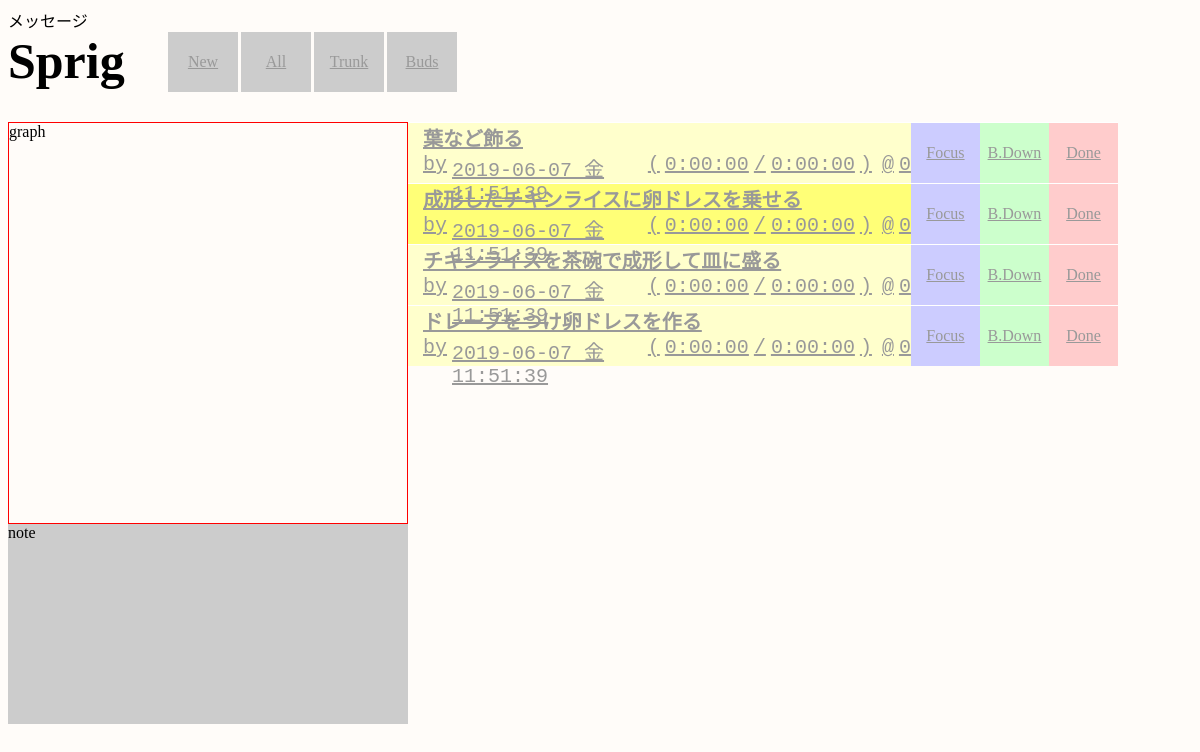
The app's page /show_around_1/2 with its own data.
### todo/models.py (models this page shows, shortened)
class Task(models.Model):
    class Meta:
        db_table = 'tasks'
    created_at = models.DateTimeField(auto_now_add=True)
    updated_at = models.DateTimeField(auto_now=True)
    title = models.CharField(verbose_name='タスク名', max_length=255)
    start = models.DateTimeField(verbose_name='着手日時', null=True, default=datetime.datetime.now())
    expected_time = models.DurationField(verbose_name='予想時間', default=datetime.timedelta(hours=1))  # todo デフォルト値
    actual_time = models.DurationField(verbose_name='実績時間', default=datetime.timedelta())  # todo デフォルト値
    deadline = models.DateTimeField(verbose_name='納期', default=datetime.datetime.now() + datetime.timedelta(hours=1))  # todo デフォルト値
    client = models.IntegerField(verbose_name='依頼者', default=0)  # todo デフォルトは自分
    is_done = models.BooleanField(verbose_name='完了', default=False)
    note = models.TextField(verbose_name='備考', null=True)
    initial_step = models.ForeignKey(Step,
                                     related_name='out_tasks',
                                     verbose_name='始点',
                                     default=None,  # todo 唯一の最始点を設定する？
                                     on_delete=models.PROTECT)
    terminal_step = models.ForeignKey(Step,
                                      related_name='in_tasks',
                                      verbose_name='終点',
                                      default=None,   # todo デフォルトは最終点
                                      on_delete=models.PROTECT)

### todo/views.py (the view, shortened to what this page needs)
class ShowTaskAround1(View):
    def get(self, req, id=None):
        me = Task.objects.filter(pk=id).all()
        _me = me.get()
        initial = Step.objects.get(pk=_me.initial_step.pk)
        terminal = Step.objects.get(pk=_me.terminal_step.pk)
        in_tasks = Task.objects.filter(terminal_step=initial).all()
        out_tasks = Task.objects.filter(initial_step=terminal).all()
        context = {
            'taskss': {
                'out_tasks': out_tasks,
                'me': me,
                'in_tasks': in_tasks,
            }
        }
        return render(req, 'todo/index.html', context)

### todo/templates/todo/index.html (shortened to what this page needs)
{% load static %}
<!DOCTYPE html>
<html>
    <head>
            <link rel="stylesheet" href="https://unpkg.com/karma-css@latest/dist/karma.min.css">
            <link rel="stylesheet"
            href="{% static 'css/todo.css' %}" >
    </head>
    <body>
        <div>メッセージ</div>
        <div class="container">
            <div class="header flex">
                <div id="title">Sprig</div>
                <div class="controller flex">
                    <a href="{% url 'register' %}">
                        <div class="menu" id="new">New</div>
                    </a>
                    <a href="{% url 'index' %}">
                        <div class="menu" id="all">All</div>
                    </a>
                    <a href="{% url 'show_trunk' %}">
                        <div class="menu" id="trunk">Trunk</div>
                    </a>
                    <a href="{% url 'show_buds' %}">
                        <div class="menu" id="buds">Buds</div>
                    </a>
                </div>
            </div>
            <div class="main flex">
                <div class="fix">
                    <div id="graph">graph</div>
                    <div id="note">note</div>
                </div>
                <div id="tasks">
                    {% for relationship, tasks in taskss.items %}
                    {% for task in tasks %}
                    <div class="task flex {{ relationship }} {% if not task.is_done %}undone{% else %}done{% endif %}">
                        <a href="#" class="description" onfocus="on_focus(this)" onblur="on_blur(this)">
                                <div class="title mg">{{ task.title }}</div>
                                <div class="attr flex">
                                    <span class="mg">by</span>
                                    <div class="number">{{ task.deadline|date:"Y-m-d D H:i:s" }}</div>
                                    <span class="mg">(</span>
                                    <div class="number">{{ task.actual_time }}</div>
                                    <span class="mg">/</span>
                                    <div class="number">{{ task.expected_time }}</div>
                                    <span class="mg">)</span>
                                    <span class="mg">@</span>
                                    <div>{{ task.client }}</div>
                                </div>
                        </a>
                        <a href="{% url 'show_around_1' task.id %}">
                            <div class="menu focus">Focus</div>
                        </a>
                        {% if not task.is_done %}
                        <a href="{% url 'breakdown' task.id %}">
                            <div class="menu breakdown">B.Down</div>
                        </a>
                        {% else %}
                        <a>
                            <div class="menu breakdown">B.Down</div>
                        </a>
                        {% endif %}
                        {% if not task.is_done %}
                        <a href="{% url 'done' task.id %}">
                            <div class="menu done done_undone">Done</div>
                        </a>
                        {% else %}
                        <a href="{% url 'undone' task.id %}">
                            <div class="menu undone done_undone">Undone</div>
                        </a>
                        {% endif %}
                    </div>
                    {% endfor %}
                    {% endfor %}
                </div>
            </div>
        </div>
    </body>
</html>

### todo/static/css/todo.css (style rules this page uses)
body { background: #fffcf9; }
.header { height: 60px; margin-bottom: 30px; }
.header .menu { background: #cccccc; border-right: 3px solid #fffcf9; }
#title { width: 160px; font-size: 50px; color: #000000; font-weight: 800; font-family: Impact; vertical-align: middle; }
.controller { width: 950px; text-align: right; }
.fix { width: 400px; height: 600px; }
#graph { height: 400px; border: 1px solid red; }
#note { height: 200px; background: #cccccc; overflow: auto; }
#tasks { width: 710px; height: 600px; overflow: auto; }
.task { border-top: 1px solid white; height: 60px; }
.task .description { width: 500px; padding-left: 10px; }
.task .description .title { height: 30px; font-size: 20px; font-weight: 600; }
.task .description .attr { height: 30px; font-family: 'Monotype Corsiva', 'Courier New'; font-size: 20px; }
.menu { width: 70px; height: 60px; display: table-cell; text-align: center; vertical-align: middle; }
.done { background: #cccccc; }
.undone { background: #ffffcc; }
.focus { background: #ccccff; }
.undone .breakdown { background: #ccffcc; }
.undone .done { background: #ffcccc; }
.me { background: #ffff77; }
.flex { display: -webkit-flex; display: -moz-flex; display: -ms-flex; display: -o-flex; display: flex; }
.mg { margin-left: 5px; margin-right: 5px; }
a { color: #999999; }

### records on screen
Task: title "葉など飾る", deadline "2019-06-07 金 11:51:39", actual_time "0:00:00", expected_time "0:00:00", client "0", is_done "B.Down"
Task: title "成形したチキンライスに卵ドレスを乗せる", deadline "2019-06-07 金 11:51:39", actual_time "0:00:00", expected_time "0:00:00", client "0", is_done "B.Down"
Task: title "チキンライスを茶碗で成形して皿に盛る", deadline "2019-06-07 金 11:51:39", actual_time "0:00:00", expected_time "0:00:00", client "0", is_done "B.Down"
Task: title "ドレープをつけ卵ドレスを作る", deadline "2019-06-07 金 11:51:39", actual_time "0:00:00", expected_time "0:00:00", client "0", is_done "B.Down"
